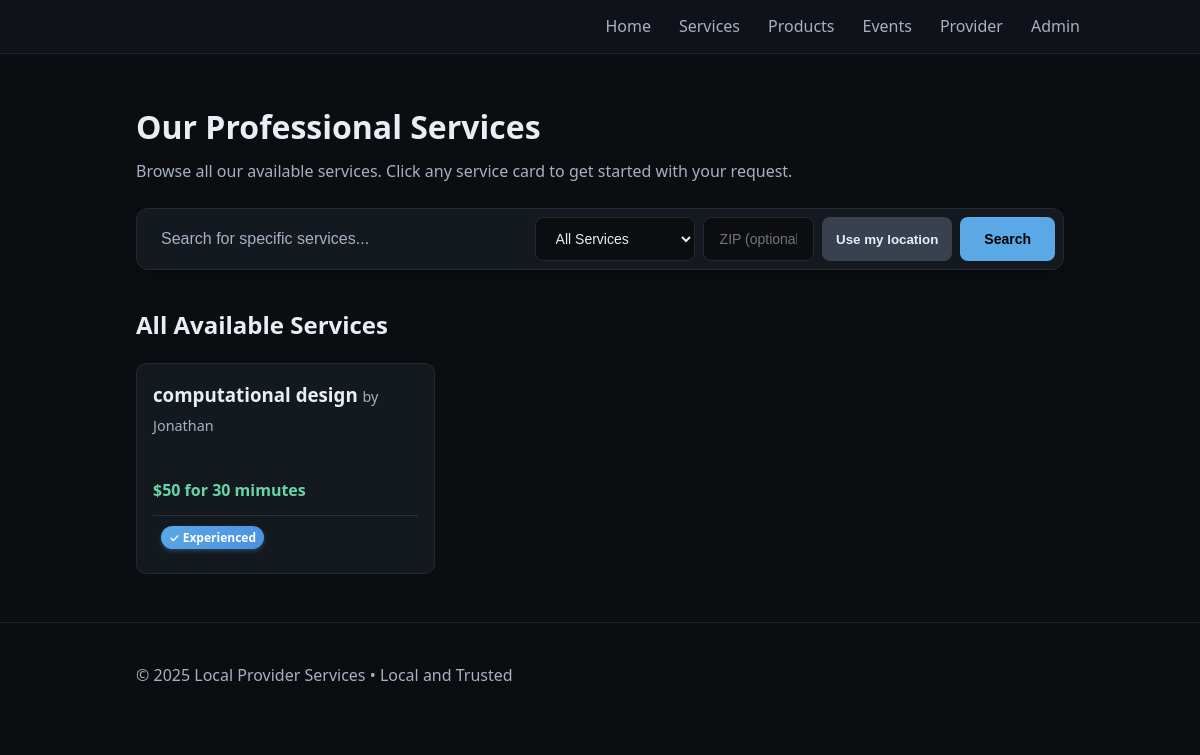
/services, run on the app's committed database.
### tables this page shows
CREATE TABLE services (
              id INTEGER PRIMARY KEY AUTOINCREMENT,
              title TEXT NOT NULL,
              description TEXT,
              price TEXT,
              active INTEGER NOT NULL DEFAULT 1,
              created_at TEXT NOT NULL
            , posted_by TEXT, provider_id INTEGER DEFAULT 0, is_certified INTEGER DEFAULT 0, certification_proof TEXT);

### app.py (the view, shortened to what this page needs)
    @app.route("/services")
    def services():
        search_query = request.args.get('q', '').strip()
        filter_type = request.args.get('filter', 'all')  # all, certified, best_price
        zip_param = (request.args.get('zip', '') or '').strip()
        with closing(get_db()) as db:
            cur = db.cursor()
            base_query = (
                "SELECT s.id, s.title, s.description, s.price, s.posted_by, s.provider_id, s.is_certified, "
                "s.certification_proof, p.business_name as provider_business_name, "
                "p.base_zip as provider_base_zip "
                "FROM services s "
                "LEFT JOIN providers p ON s.provider_id = p.id "
                "WHERE s.active = 1"
            )
            params = []
            if filter_type == 'certified':
                base_query += " AND s.is_certified = 1"
            elif filter_type == 'best_price':
                base_query += " ORDER BY CASE WHEN s.price LIKE '$%' THEN CAST(SUBSTR(s.price, 2, INSTR(s.price || '-', '-') - 2) AS INTEGER) ELSE 999999 END ASC, s.created_at DESC"
            elif filter_type == 'by_provider':
                base_query += " ORDER BY COALESCE(p.business_name, 'Independent Contributor'), s.title ASC"
            else:
                base_query += " ORDER BY s.created_at DESC"
            cur.execute(base_query, params)
            services_raw = cur.fetchall()
            allowed_provider_ids = None
            applied_zip = None
            services = []
            for service in services_raw:
                if allowed_provider_ids is not None:
                    if service["provider_id"] not in allowed_provider_ids:
                        continue
                services.append({
                    'id': service['id'],
                    'title': service['title'],
                    'description': service['description'],
                    'price': service['price'],
                    'posted_by': service['posted_by'],
                    'provider_id': service['provider_id'],
                    'is_certified': service['is_certified'],
                    'certification_proof': service['certification_proof'],
                    'provider_business_name': service['provider_business_name']
                })
            cur.execute("SELECT first_name, business_name FROM profile WHERE id = 1")
            profile_row = cur.fetchone()
            profile = {
                "first_name": profile_row["first_name"] if profile_row else "",
                "business_name": profile_row["business_name"] if profile_row else ""
            }
        return render_template(
            "services.html",
            services=services,
            profile=profile,
            search_query=search_query,
            filter_type=filter_type,
            applied_zip=(applied_zip if 'applied_zip' in locals() else (zip_param if zip_param else None)),
            title="All Services",
        )

### app.py (called while the page is built)
def get_db():
    conn = sqlite3.connect(DB_PATH)
    conn.row_factory = sqlite3.Row
    return conn

### templates/services.html (shortened to what this page needs)
{% extends "base.html" %}
{% block content %}
<section class="hero">
  <h1>Our Professional Services</h1>
  <p>Browse all our available services. Click any service card to get started with your request.</p>
  <form method="get" action="{{ url_for('services') }}" class="hero-search">
    <div class="search-container">
      <input type="search"
             name="q"
             value="{{ search_query or '' }}"
             placeholder="Search for specific services..."
             class="search-input">
      <select name="filter" class="search-filter">
        <option value="all" {{ 'selected' if filter_type == 'all' else '' }}>All Services</option>
      </select>
      <input type="text"
             name="zip"
             class="search-filter"
             placeholder="ZIP (optional)"
             inputmode="numeric"
             pattern="\d{5}"
             maxlength="5"
             title="Enter a 5-digit ZIP code"
             value="{{ applied_zip or '' }}">
      <button type="button" id="useLocationBtn" class="btn secondary">Use my location</button>
      <button type="submit" class="search-btn">Search</button>
    </div>
  </form>
</section>
<section>
  <h2>All Available Services</h2>
  <div class="cards">
    {% for s in services %}
      {% set poster = s['posted_by'] or profile.first_name %}
      <a href="{{ url_for('contact') }}?service={{ s['title']|urlencode }}{% if poster %}&poster={{ poster|urlencode }}{% endif %}" class="card-link">
        <div class="card clickable">
          <h3>
            {{ s['title'] }}
            {% if filter_type != 'by_provider' and poster %}
              <span class="muted" style="font-weight:normal;">by {{ poster }}</span>
            {% endif %}
          </h3>
          {% if s['price'] %}<p class="price">{{ s['price'] }}</p>{% endif %}
          <div class="certification-status">
            {% if s['is_certified'] == 1 %}
              <span class="certified-badge">✓ Certified</span>
            {% else %}
              <span class="experience-badge">✓ Experienced</span>
            {% endif %}
          </div>
        </div>
      </a>
    {% else %}
      <p>No services available at this time. Please check back soon!</p>
    {% endfor %}
  </div>
</section>
{% endblock %}

### static/styles.css (style rules this page uses)
:root { --bg: #0b0d10; --panel: #141920; --text: #e9eef5; --muted: #a7b1c2; --accent: #5aa9e6; --accent-2: #9cd3f7; --danger: #e35d6a; --ok: #65d6a7; --warn: #f5a623; }
* { box-sizing: border-box; }
body { margin: 0; font-family: system-ui, -apple-system, Segoe UI, Roboto, Arial, sans-serif; background: var(--bg); color: var(--text); line-height: 1.55; }
.hero { padding: 48px 0 16px; }
.hero h1 { margin: 0 0 8px; font-size: 32px; }
.hero p { margin: 0 0 16px; color: var(--muted); }
.hero-search { max-width: 100%; width: 100%; margin: 24px auto 0; }
.search-container { display: flex; gap: 8px; background: var(--panel); border: 1px solid #232a36; border-radius: 12px; padding: 8px; box-shadow: 0 4px 12px rgba(0, 0, 0, 0.15); }
.search-input { flex: 2 1 420px; background: transparent; border: none; padding: 12px 16px; color: var(--text); font-size: 16px; outline: none; }
.search-input::placeholder { color: var(--muted); }
.search-filter { background: var(--bg); border: 1px solid #232a36; border-radius: 8px; padding: 12px 16px; color: var(--text); font-size: 14px; min-width: 160px; cursor: pointer; }
.search-filter[name="zip"] { min-width: 100px; width: 120px; }
#useLocationBtn { padding: 10px 14px; white-space: nowrap; }
.search-btn { background: var(--accent); color: #000; border: none; padding: 12px 24px; border-radius: 8px; font-size: 14px; font-weight: 600; cursor: pointer; transition: all 0.2s ease; }
.btn { display: inline-block; padding: 10px 16px; background: var(--accent); color: #071019; border-radius: 8px; text-decoration: none; font-weight: 600; border: 0; cursor: pointer; }
.btn.secondary { background: #39404f; color: var(--text); }
.cards { display: grid; grid-template-columns: repeat(auto-fill, minmax(260px, 1fr)); gap: 16px; align-items: stretch; }
.card { background: var(--panel); padding: 16px; border-radius: 10px; border: 1px solid #232a36; height: 100%; display: flex; flex-direction: column; }
.card h3 { margin-top: 0; margin-bottom: 12px; }
.card p { flex-grow: 1; margin-bottom: 12px; }
.card .price { font-weight: 700; color: var(--ok); margin-top: auto; margin-bottom: 0; }
.card.clickable { transition: all 0.2s ease; cursor: pointer; }
.card-link { text-decoration: none; color: inherit; display: block; }
.muted { color: var(--muted); font-size: 0.9rem; }
.experience-badge { background: linear-gradient(135deg, #5aa9e6, #4a90e2); color: white; padding: 0.2rem 0.5rem; border-radius: 12px; font-size: 0.75rem; font-weight: 600; margin-left: 0.5rem; white-space: nowrap; box-shadow: 0 2px 4px rgba(90, 169, 230, 0.3); }
.certification-status { margin-top: 0.75rem; padding: 0.5rem 0; border-top: 1px solid rgba(255, 255, 255, 0.1); }

### data on the page
services: title "computational design", posted_by "Jonathan", price "$50 for 30 mimutes", is_certified "✓ Experienced"

### other printed values
{{ profile.business_name or "Local Provider Services" }} "Local Provider Services"
